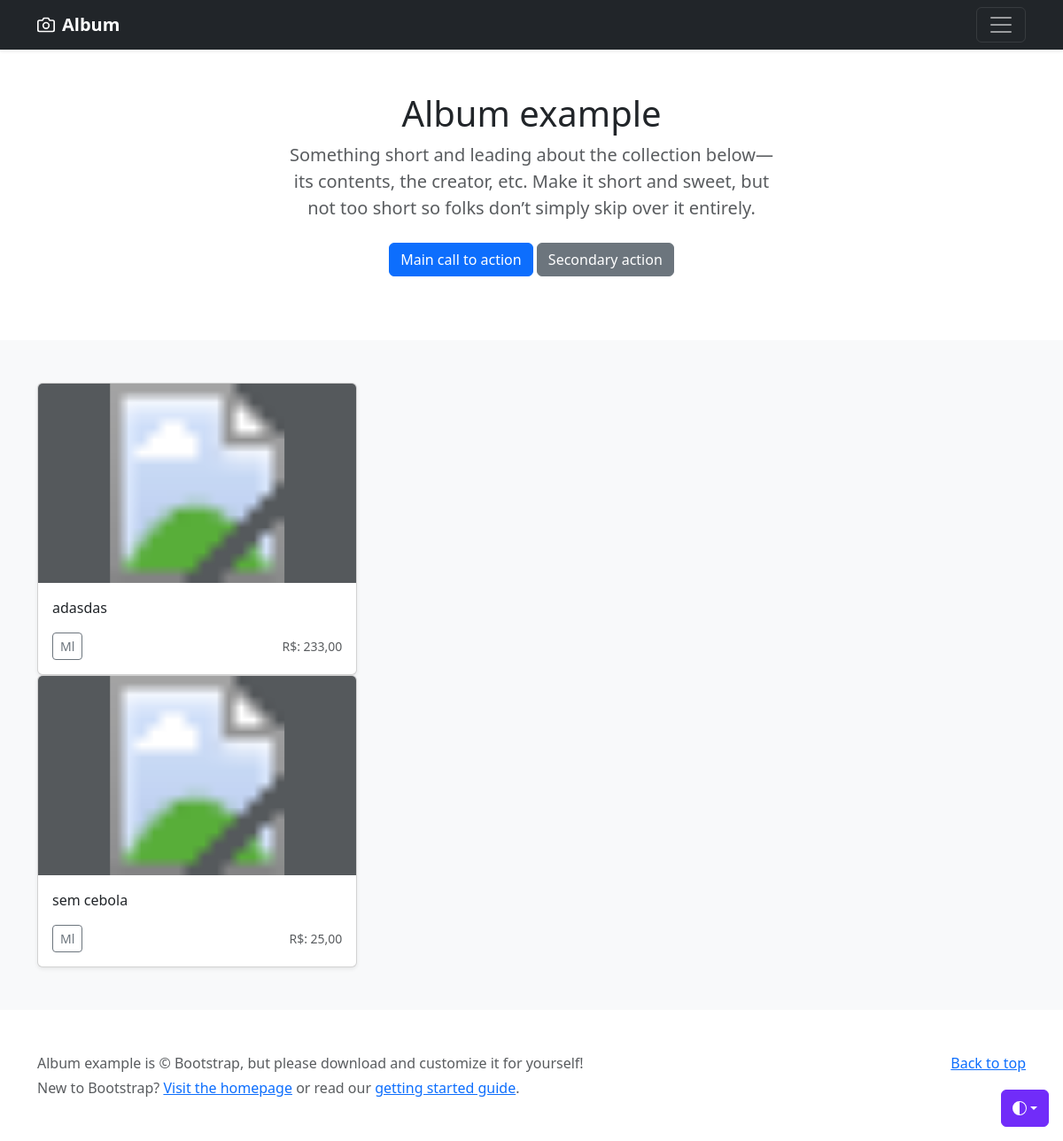
The page /produtos/ on the database as committed earlier.
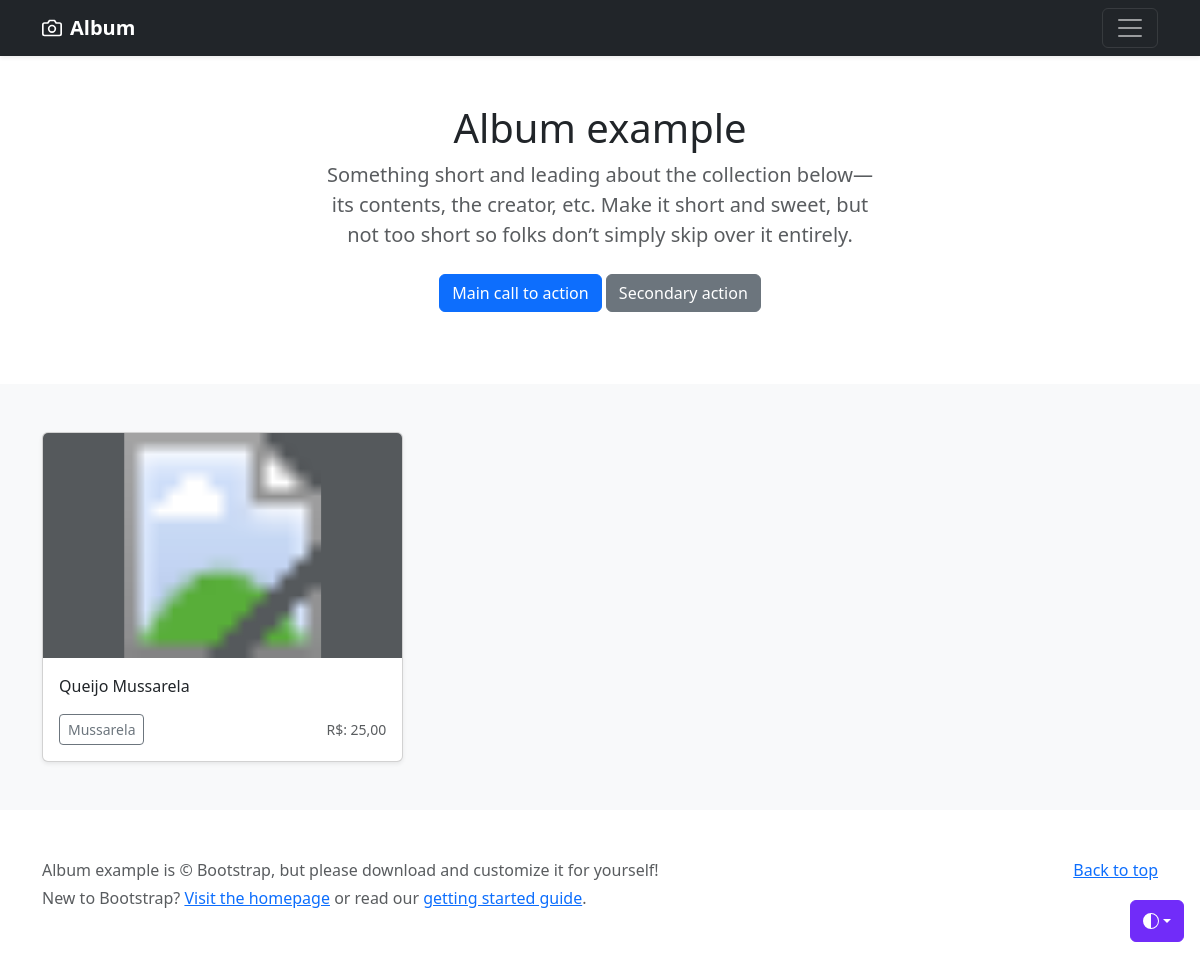
The same page on the database as committed later.
### apps/produtos/models.py (models this page shows, shortened)
class Pizza(models.Model):
    lista_sabor = [
        ('Calabresa','1'),
        ('Mussarela','2'),
        ('Carne de Sol','3'),
        ('Portuguesa','4'),
        ('Chocolate','5'),
    ]
    lista_tamanho = [
        ('F','Família'),
        ('G','Grande'),
        ('M','Média'),
        ('p','pequena'),
        ('B','Brotinho'),
    ]
    sabor_pizza = models.CharField(max_length=12, choices=lista_sabor, verbose_name='Sabor da Pizza')
    tamamho_pizza = models.CharField(max_length=8, choices=lista_tamanho, verbose_name='Tamanho da Pizza')
    descricao_pizza = models.TextField(verbose_name='Descrição da Pizza')
    quantidade_pizza = models.IntegerField(verbose_name='quantidade')
    imagem_pizza = models.ImageField(upload_to="foto_pizza")
    preco = models.DecimalField(max_digits=9, decimal_places=2)

### apps/produtos/views.py (the view)
# urls.py: path('produtos/', ProdutosView),
def ProdutosView(request):
	pizza_lista = Pizza.objects.all()
	bebida_lista = Bebida.objects.all()
	return render(request, 'compra.html', {'pizzas':pizza_lista, 'bebidas':bebida_lista})

### template/compra.html (shortened to what this page needs)
{% load static %}
<!doctype html>
<html lang="en" data-bs-theme="auto">
  <head><script src="/docs/5.3/assets/js/color-modes.js"></script>
    <link rel="stylesheet" href="https://cdn.jsdelivr.net/npm/@docsearch/css@3">
    <link href="https://cdn.jsdelivr.net/npm/bootstrap@5.3.2/dist/css/bootstrap.min.css" rel="stylesheet">
<link href="https://getbootstrap.com/docs/5.3/dist/css/bootstrap.min.css" rel="stylesheet">
  </head>
  <body>
    <div class="dropdown position-fixed bottom-0 end-0 mb-3 me-3 bd-mode-toggle">
      <button class="btn btn-bd-primary py-2 dropdown-toggle d-flex align-items-center"
              id="bd-theme"
              type="button"
              aria-expanded="false"
              data-bs-toggle="dropdown"
              aria-label="Toggle theme (auto)">
        <svg class="bi my-1 theme-icon-active" width="1em" height="1em"><use href="#circle-half"></use></svg>
      </button>
    </div>
<header data-bs-theme="dark">
  <div class="navbar navbar-dark bg-dark shadow-sm">
    <div class="container">
      <a href="#" class="navbar-brand d-flex align-items-center">
        <strong>Album</strong>
      </a>
      <button class="navbar-toggler" type="button" data-bs-toggle="collapse" data-bs-target="#navbarHeader" aria-controls="navbarHeader" aria-expanded="false" aria-label="Toggle navigation">
        <span class="navbar-toggler-icon"></span>
      </button>
    </div>
  </div>
</header>
<main>
  <section class="py- text-center container" >
    <div class="row py-lg-5">
      <div class="col-lg-6 col-md-8 mx-auto">
        <h1 class="fw-light">Album example</h1>
        <p class="lead text-body-secondary">Something short and leading about the collection below—its contents, the creator, etc. Make it short and sweet, but not too short so folks don’t simply skip over it entirely.</p>
        <p>
          <a href="#" class="btn btn-primary my-2">Main call to action</a>
          <a href="#" class="btn btn-secondary my-2">Secondary action</a>
        </p>
      </div>
    </div>
  </section>
  <div class="album py-5 bg-body-tertiary">
    {% for c in pizzas %}
    <div class="container">
      <div class="row row-cols-1 row-cols-sm-2 row-cols-md-3 g-3">
        <div class="col">
          <div class="card shadow-sm">
            <svg class="bd-placeholder-img card-img-top" width="100%" height="225" xmlns="http://www.w3.org/2000/svg" role="img" aria-label="Placeholder: Thumbnail" preserveAspectRatio="xMidYMid slice" focusable="false">
            <title>Placeholder</title>
            <rect width="100%" height="100%" fill="#55595c" />
            <image x="0" y="0" width="100%" height="100%" xlink:href="{{ c.imagem_pizza.url }}" />
            </svg>
            <div class="card-body">
              <p class="card-text">{{c.descricao_pizza}}</p>
              <div class="d-flex justify-content-between align-items-center">
                <div class="btn-group">
                  <button type="button" class="btn btn-sm btn-outline-secondary">{{c.sabor_pizza}}</button>
                </div>
                <small class="text-body-secondary">R$: {{c.preco}}</small>
              </div>
            </div>
          </div>
        </div>
      </div>
    </div>
    {% endfor %}
  </div>
</main>
<footer class="text-body-secondary py-5">
  <div class="container">
    <p class="float-end mb-1">
      <a href="#">Back to top</a>
    </p>
    <p class="mb-1">Album example is &copy; Bootstrap, but please download and customize it for yourself!</p>
    <p class="mb-0">New to Bootstrap? <a href="/">Visit the homepage</a> or read our <a href="/docs/5.3/getting-started/introduction/">getting started guide</a>.</p>
  </div>
</footer>
    </body>
</html>

Rows that differ between the two databases and show on the page:
removed Pizza: descricao_pizza "adasdas", sabor_pizza "Ml", preco "233,00"
removed Pizza: descricao_pizza "sem cebola", sabor_pizza "Ml", preco "25,00"
added Pizza: descricao_pizza "Queijo Mussarela", sabor_pizza "Mussarela", preco "25,00"
